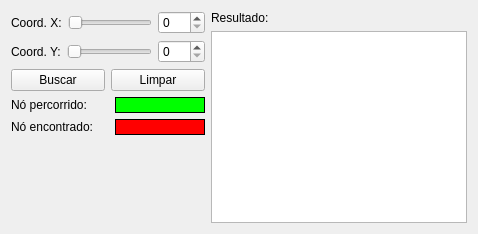
       <widget class="QWidget" name="tabBuscaNo">
        <attribute name="title">
         <string>Busca por Nó</string>
        </attribute>
        <layout class="QGridLayout" name="gridLayout">
         <item row="0" column="0" colspan="3">
          <layout class="QHBoxLayout" name="horizontalLayoutCoordenadaX_3">
           <item>
            <widget class="QLabel" name="labelCoordenadaXBuscaNo">
             <property name="text">
              <string>Coord. X:</string>
             </property>
            </widget>
           </item>
           <item>
            <widget class="QSlider" name="horizontalSliderCoordenadaXBuscaNo">
             <property name="maximum">
              <number>250</number>
             </property>
             <property name="orientation">
              <enum>Qt::Horizontal</enum>
             </property>
            </widget>
           </item>
           <item>
            <widget class="QSpinBox" name="spinBoxCoordenadaXBuscaNo">
             <property name="maximum">
              <number>250</number>
             </property>
            </widget>
           </item>
          </layout>
         </item>
         <item row="0" column="3" rowspan="6">
          <layout class="QVBoxLayout" name="verticalLayout_15">
           <item>
            <widget class="QLabel" name="labelResultadoBuscaNo">
             <property name="text">
              <string>Resultado:</string>
             </property>
            </widget>
           </item>
           <item>
            <widget class="QTextEdit" name="textEditBuscaNo">
             <property name="documentTitle">
              <string/>
             </property>
             <property name="textInteractionFlags">
              <set>Qt::TextSelectableByKeyboard|Qt::TextSelectableByMouse</set>
             </property>
            </widget>
           </item>
          </layout>
         </item>
         <item row="1" column="0" colspan="3">
          <layout class="QHBoxLayout" name="horizontalLayoutCoordenadaY_3">
           <item>
            <widget class="QLabel" name="labelCoordenadaYBuscaNo">
             <property name="text">
              <string>Coord. Y:</string>
             </property>
            </widget>
           </item>
           <item>
            <widget class="QSlider" name="horizontalSliderCoordenadaYBuscaNo">
             <property name="maximum">
              <number>250</number>
             </property>
             <property name="orientation">
              <enum>Qt::Horizontal</enum>
             </property>
            </widget>
           </item>
           <item>
            <widget class="QSpinBox" name="spinBoxCoordenadaYBuscaNo">
             <property name="maximum">
              <number>250</number>
             </property>
            </widget>
           </item>
          </layout>
         </item>
         <item row="2" column="0" colspan="3">
          <layout class="QHBoxLayout" name="horizontalLayout_6">
           <item>
            <widget class="QPushButton" name="pushButtonBuscaNo">
             <property name="text">
              <string>Buscar</string>
             </property>
            </widget>
           </item>
           <item>
            <widget class="QPushButton" name="pushButtonLimparBuscaNo">
             <property name="text">
              <string>Limpar</string>
             </property>
            </widget>
           </item>
          </layout>
         </item>
         <item row="3" column="0">
          <widget class="QLabel" name="label">
           <property name="text">
            <string>Nó percorrido:</string>
           </property>
          </widget>
         </item>
         <item row="3" column="2">
          <widget class="QLabel" name="label_16">
           <property name="minimumSize">
            <size>
             <width>90</width>
             <height>0</height>
            </size>
           </property>
           <property name="maximumSize">
            <size>
             <width>90</width>
             <height>16777215</height>
            </size>
           </property>
           <property name="styleSheet">
            <string notr="true">background-color:#00ff00;</string>
           </property>
           <property name="frameShape">
            <enum>QFrame::Box</enum>
           </property>
           <property name="frameShadow">
            <enum>QFrame::Plain</enum>
           </property>
           <property name="text">
            <string/>
           </property>
          </widget>
         </item>
         <item row="4" column="0" colspan="2">
          <widget class="QLabel" name="label_2">
           <property name="text">
            <string>Nó encontrado:</string>
           </property>
          </widget>
         </item>
         <item row="4" column="2">
          <widget class="QLabel" name="label_17">
           <property name="minimumSize">
            <size>
             <width>90</width>
             <height>0</height>
            </size>
           </property>
           <property name="maximumSize">
            <size>
             <width>90</width>
             <height>16777215</height>
            </size>
           </property>
           <property name="autoFillBackground">
            <bool>false</bool>
           </property>
           <property name="styleSheet">
            <string notr="true">background-color:#ff0000;</string>
           </property>
           <property name="frameShape">
            <enum>QFrame::Box</enum>
           </property>
           <property name="frameShadow">
            <enum>QFrame::Plain</enum>
           </property>
           <property name="text">
            <string/>
           </property>
          </widget>
         </item>
         <item row="5" column="1" colspan="2">
          <spacer name="verticalSpacer">
           <property name="orientation">
            <enum>Qt::Vertical</enum>
           </property>
           <property name="sizeHint" stdset="0">
            <size>
             <width>20</width>
             <height>75</height>
            </size>
           </property>
          </spacer>
         </item>
        </layout>
       </widget>
